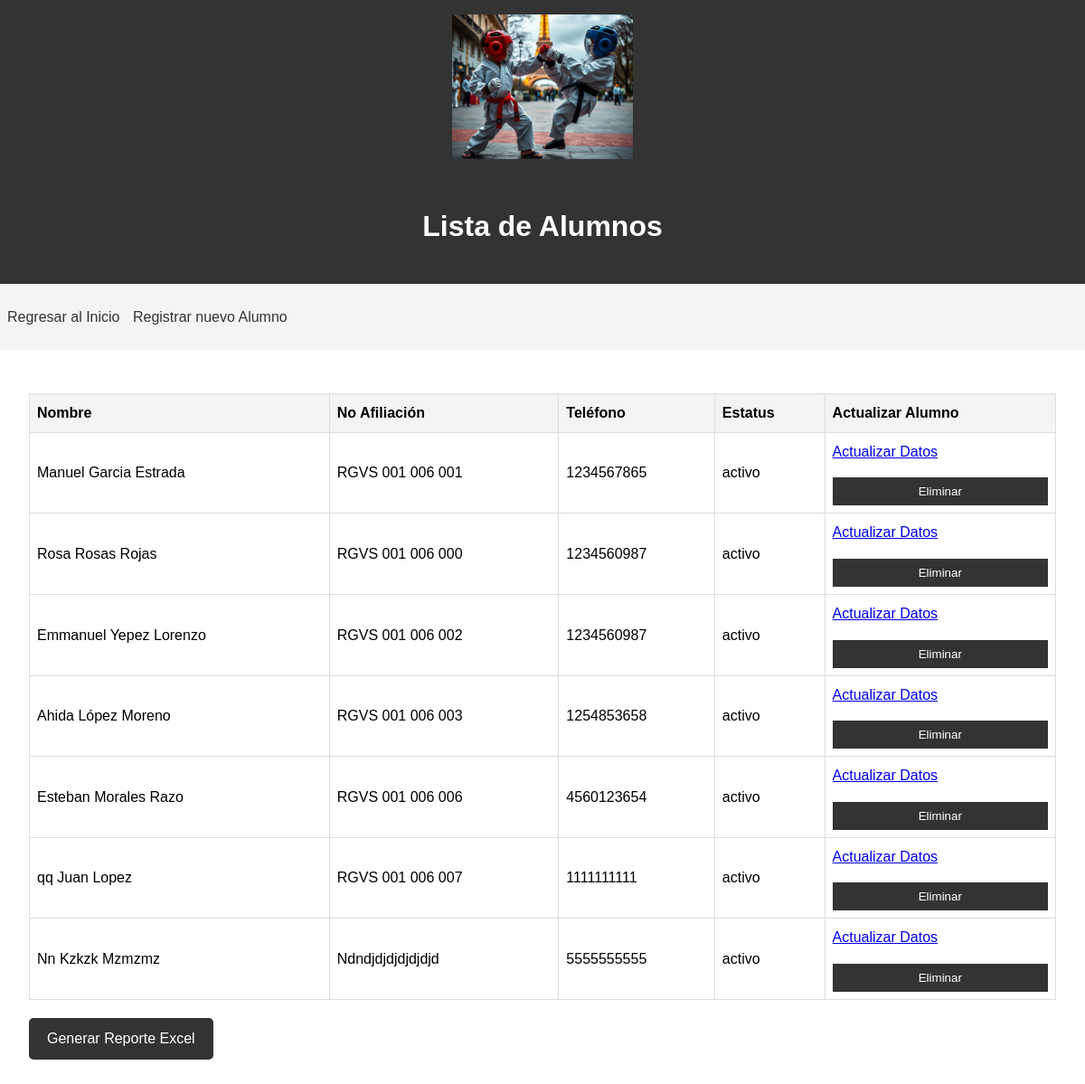
Page /alumnos on the earlier database version.
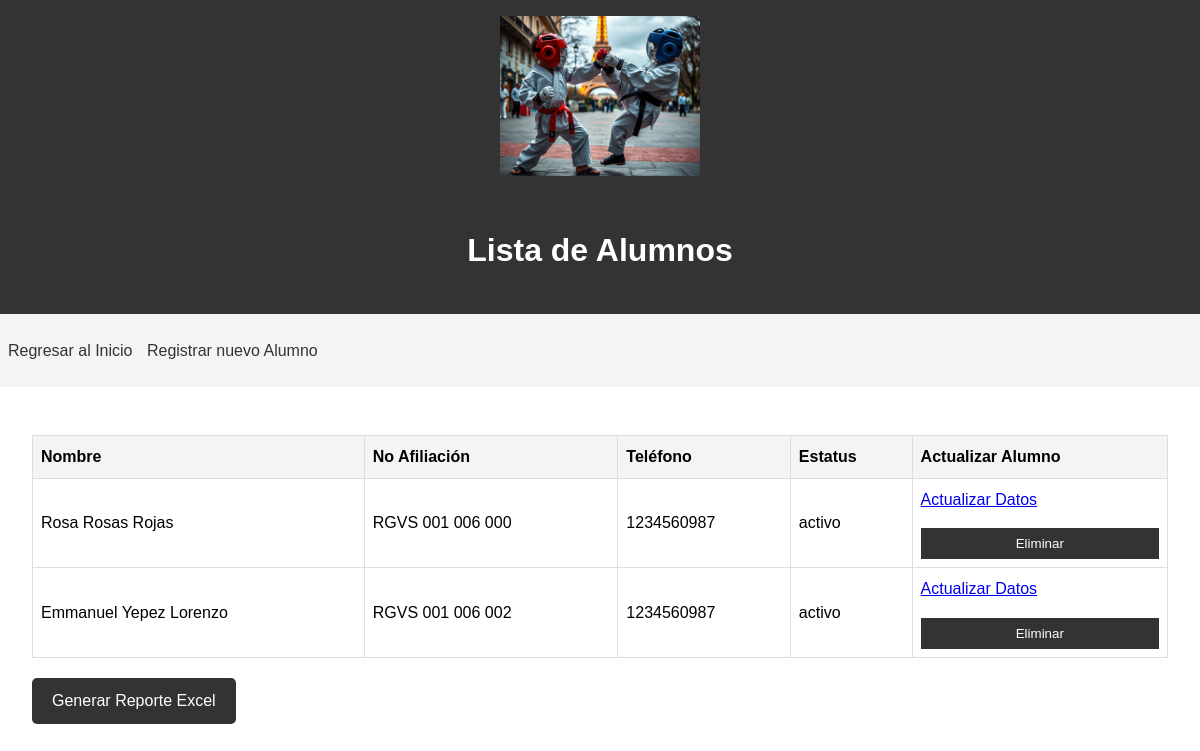
Same page on the later database version.
### app.py (models this page shows)
class Alumno(Base):
    __tablename__ = 'alumnos'
    id = Column(Integer, primary_key=True)
    apaterno = Column(String(50), nullable=False)
    apmaterno = Column(String(50), nullable=False)
    nombre = Column(String(50), nullable=False)
    fbday = Column(Date, nullable=False)
    curp = Column(String(18), unique=True, nullable=False)
    calle = Column(String(100), nullable=True)
    numero = Column(String(10), nullable=False)
    colonia = Column(String(100), nullable=False)
    email = Column(String(100), nullable=False)
    telefono = Column(String(15), nullable=False)
    numafiliacion = Column(String(20), unique=True, nullable=True)
    estatus = Column(String(10), nullable=False)
    pagos = relationship("Pago", back_populates="alumno")

### app.py (the view)
@app.route('/alumnos')
def lista_alumnos():
    session = Session()
    try:
        alumnos = session.query(Alumno).all()
        return render_template('lista_alumnos.html', alumnos=alumnos)
    except Exception as e:
        return f"Error: {str(e)}"
    finally:
        session.close()

### templates/lista_alumnos.html (shortened to what this page needs)
<!DOCTYPE html>
<html lang="es">
<head>
    <link rel="stylesheet" href="{{ url_for('static', filename='css/styles.css') }}">
</head>
<body>
    <header>
        <img src="{{ url_for('static', filename='img/logo.png') }}" alt="Logotipo de la escuela" class="logo" width = "800" height="341">
        <h1>Lista de Alumnos</h1>
    </header>
    <nav>
        <ul>
            <li><a href="{{ url_for('index') }}">Regresar al Inicio</a></li>
            <li><a href="{{ url_for('registro') }}">Registrar nuevo Alumno</a></li>
        </ul>
    </nav>
    <main>
        <table>
            <thead>
                <tr>
                    <th>Nombre</th>
                    <th>No Afiliación</th>
                    <th>Teléfono</th>
                    <th>Estatus</th>
                    <th>Actualizar Alumno</th>
                </tr>
            </thead>
            <tbody>
                {% for alumno in alumnos %}
                <tr>
                    <td>{{ alumno.nombre }} {{ alumno.apaterno }} {{ alumno.apmaterno }}</td>
                    <td>{{ alumno.numafiliacion }}</td>
                    <td>{{ alumno.telefono }}</td>
                    <td>{{ alumno.estatus }}</td>
                    <td>
                        <a href="{{ url_for('detalle_alumno', id=alumno.id) }}">Actualizar Datos</a>
                        <button class="eliminar-alumno" data-id="{{ alumno.id }}" >Eliminar</button>
                    </td>
                </tr>
                {% endfor %}
            </tbody>
        </table>
        <a href="{{ url_for('generar_reporte') }}" class="button">Generar Reporte Excel</a>
    </main>
</body>
</html>

### static/css/styles.css (style rules this page uses)
body { font-family: Arial, sans-serif; line-height: 1.6; margin: 0; padding: 0; }
header { background-color: #333; color: #fff; text-align: center; padding: 1rem; }
.logo { max-width: 100%; height: auto; object-fit: cover; object-position: bottom; }
nav { background-color: #f4f4f4; padding: 0.5rem; }
nav ul { list-style-type: none; padding: 0; }
nav ul li { display: inline; margin-right: 10px; }
nav ul li a { text-decoration: none; color: #333; }
main { padding: 2rem; }
button { display: block; width: 100%; padding: 0.5rem; background-color: #333; color: #fff; border: none; cursor: pointer; margin-top: 1rem; }
table { width: 100%; border-collapse: collapse; margin-top: 1rem; }
th, td { border: 1px solid #ddd; padding: 0.5rem; text-align: left; }
th { background-color: #f4f4f4; }
.button { display: inline-block; padding: 0.5rem 1rem; background-color: #333; color: #fff; text-decoration: none; margin-top: 1rem; }
.logo { max-width: 200px; margin-bottom: 20px; }
.button { display: inline-block; padding: 10px 20px; margin-top: 20px; background-color: #333; color: white; text-decoration: none; border-radius: 5px; }

Differences in the rows shown:
removed Alumno: nombre "Manuel", apaterno "Garcia", apmaterno "Estrada", numafiliacion "RGVS 001 006 001", telefono "1234567865", estatus "activo"
removed Alumno: nombre "Ahida", apaterno "López", apmaterno "Moreno", numafiliacion "RGVS 001 006 003", telefono "1254853658", estatus "activo"
removed Alumno: nombre "Esteban", apaterno "Morales", apmaterno "Razo", numafiliacion "RGVS 001 006 006", telefono "4560123654", estatus "activo"
removed Alumno: nombre "qq", apaterno "Juan", apmaterno "Lopez", numafiliacion "RGVS 001 006 007", telefono "1111111111", estatus "activo"
removed Alumno: nombre "Nn", apaterno "Kzkzk", apmaterno "Mzmzmz", numafiliacion "Ndndjdjdjdjdjdjd", telefono "5555555555", estatus "activo"
